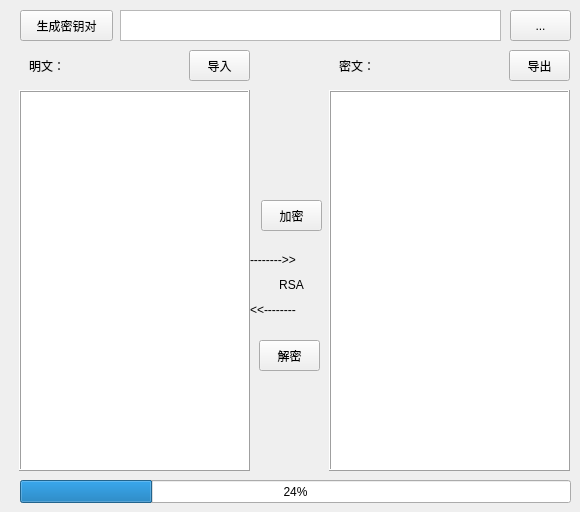
      <widget class="QWidget" name="str_tab_3">
       <attribute name="title">
        <string>字符串加解密</string>
       </attribute>
       <widget class="QLabel" name="plaintext_label_4">
        <property name="geometry">
         <rect>
          <x>29</x>
          <y>50</y>
          <width>51</width>
          <height>31</height>
         </rect>
        </property>
        <property name="text">
         <string>明文：</string>
        </property>
       </widget>
       <widget class="QPushButton" name="import_plaintext_button_4">
        <property name="geometry">
         <rect>
          <x>189</x>
          <y>50</y>
          <width>61</width>
          <height>31</height>
         </rect>
        </property>
        <property name="text">
         <string>导入</string>
        </property>
       </widget>
       <widget class="QPlainTextEdit" name="cipher_text_edit_4">
        <property name="geometry">
         <rect>
          <x>329</x>
          <y>90</y>
          <width>241</width>
          <height>381</height>
         </rect>
        </property>
        <property name="frameShape">
         <enum>QFrame::Box</enum>
        </property>
        <property name="frameShadow">
         <enum>QFrame::Raised</enum>
        </property>
       </widget>
       <widget class="QProgressBar" name="progress_bar_6">
        <property name="geometry">
         <rect>
          <x>20</x>
          <y>480</y>
          <width>551</width>
          <height>23</height>
         </rect>
        </property>
        <property name="value">
         <number>24</number>
        </property>
       </widget>
       <widget class="QPushButton" name="decrypt_button_6">
        <property name="geometry">
         <rect>
          <x>259</x>
          <y>340</y>
          <width>61</width>
          <height>31</height>
         </rect>
        </property>
        <property name="text">
         <string>解密</string>
        </property>
       </widget>
       <widget class="QPlainTextEdit" name="plain_text_edit_4">
        <property name="geometry">
         <rect>
          <x>19</x>
          <y>90</y>
          <width>231</width>
          <height>381</height>
         </rect>
        </property>
        <property name="frameShape">
         <enum>QFrame::Box</enum>
        </property>
        <property name="frameShadow">
         <enum>QFrame::Raised</enum>
        </property>
        <property name="horizontalScrollBarPolicy">
         <enum>Qt::ScrollBarAlwaysOff</enum>
        </property>
        <property name="sizeAdjustPolicy">
         <enum>QAbstractScrollArea::AdjustToContents</enum>
        </property>
        <property name="lineWrapMode">
         <enum>QPlainTextEdit::WidgetWidth</enum>
        </property>
       </widget>
       <widget class="QLabel" name="ciphertext_label_4">
        <property name="geometry">
         <rect>
          <x>339</x>
          <y>50</y>
          <width>51</width>
          <height>31</height>
         </rect>
        </property>
        <property name="frameShape">
         <enum>QFrame::NoFrame</enum>
        </property>
        <property name="frameShadow">
         <enum>QFrame::Plain</enum>
        </property>
        <property name="text">
         <string>密文：</string>
        </property>
       </widget>
       <widget class="QLabel" name="arrow_left_4">
        <property name="geometry">
         <rect>
          <x>250</x>
          <y>300</y>
          <width>81</width>
          <height>20</height>
         </rect>
        </property>
        <property name="text">
         <string>&lt;&lt;--------</string>
        </property>
       </widget>
       <widget class="QPushButton" name="export_ciphertext_button_4">
        <property name="geometry">
         <rect>
          <x>509</x>
          <y>50</y>
          <width>61</width>
          <height>31</height>
         </rect>
        </property>
        <property name="text">
         <string>导出</string>
        </property>
       </widget>
       <widget class="QPushButton" name="encrypt_button_6">
        <property name="geometry">
         <rect>
          <x>261</x>
          <y>200</y>
          <width>61</width>
          <height>31</height>
         </rect>
        </property>
        <property name="text">
         <string>加密</string>
        </property>
       </widget>
       <widget class="QLabel" name="arrow_right_4">
        <property name="geometry">
         <rect>
          <x>250</x>
          <y>250</y>
          <width>81</width>
          <height>20</height>
         </rect>
        </property>
        <property name="text">
         <string>--------&gt;&gt;</string>
        </property>
       </widget>
       <widget class="QLabel" name="current_cipher_label_3">
        <property name="geometry">
         <rect>
          <x>251</x>
          <y>269</y>
          <width>81</width>
          <height>31</height>
         </rect>
        </property>
        <property name="text">
         <string>RSA</string>
        </property>
        <property name="alignment">
         <set>Qt::AlignCenter</set>
        </property>
        <property name="wordWrap">
         <bool>true</bool>
        </property>
        <property name="indent">
         <number>-1</number>
        </property>
        <property name="openExternalLinks">
         <bool>false</bool>
        </property>
       </widget>
       <widget class="QPushButton" name="generate_keypair_button">
        <property name="geometry">
         <rect>
          <x>20</x>
          <y>10</y>
          <width>93</width>
          <height>31</height>
         </rect>
        </property>
        <property name="text">
         <string>生成密钥对</string>
        </property>
       </widget>
       <widget class="QTextBrowser" name="show_keypair_text">
        <property name="geometry">
         <rect>
          <x>120</x>
          <y>10</y>
          <width>381</width>
          <height>31</height>
         </rect>
        </property>
       </widget>
       <widget class="QToolButton" name="export_keypair_toolButton">
        <property name="geometry">
         <rect>
          <x>510</x>
          <y>10</y>
          <width>61</width>
          <height>31</height>
         </rect>
        </property>
        <property name="text">
         <string>...</string>
        </property>
       </widget>
      </widget>
